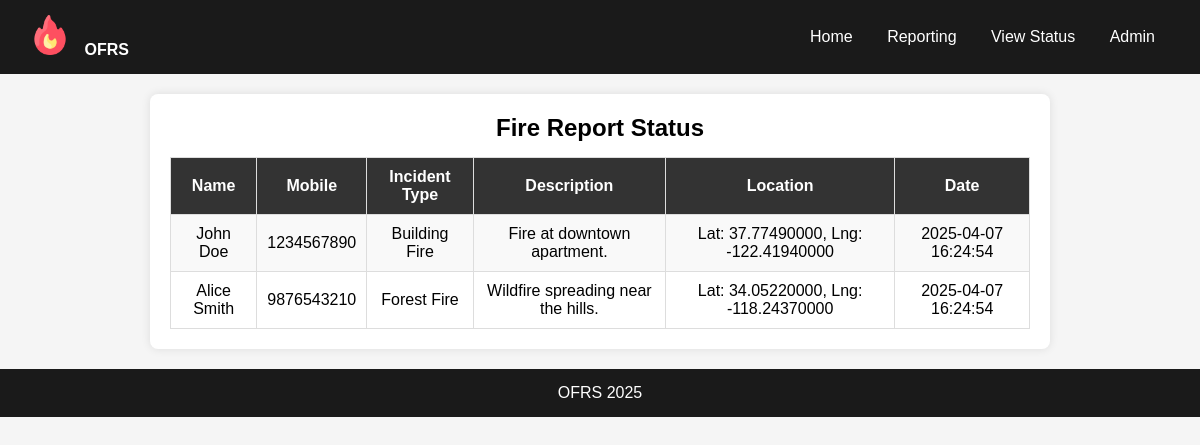
The page /status.php on the database its author committed.
### tables this page shows
CREATE TABLE reports (
    id INT AUTO_INCREMENT PRIMARY KEY,
    name VARCHAR(255) NOT NULL,
    mobile VARCHAR(20) NOT NULL,
    incident_type ENUM('Building Fire', 'Forest Fire', 'Vehicle Fire', 'Other') NOT NULL,
    description TEXT NOT NULL,
    latitude DECIMAL(10,8) NOT NULL,
    longitude DECIMAL(11,8) NOT NULL,
    created_at TIMESTAMP DEFAULT CURRENT_TIMESTAMP
);

### status.php (the view, shortened to what this page needs)
<?php
$host = 'localhost';
$user = 'root';
$pass = '';
$dbname = 'ofrs';
$conn = new mysqli($host, $user, $pass, $dbname);
$sql = "SELECT * FROM reports ORDER BY created_at DESC";
$result = $conn->query($sql);
?>
<!DOCTYPE html>
<html lang="en">
<head>
</head>
<body>
    <div class="navbar">
        <div>
            <img src="fire-icon.png" alt="Logo">
            <b>OFRS</b>
        </div>
        <div>
            <a href="index.php">Home</a>
            <a href="report.php">Reporting</a>
            <a href="status.php">View Status</a>
            <a href="admin.php">Admin</a>
        </div>
    </div>
    <div class="container">
        <h2>Fire Report Status</h2>
        <table>
            <tr>
                <th>Name</th>
                <th>Mobile</th>
                <th>Incident Type</th>
                <th>Description</th>
                <th>Location</th>
                <th>Date</th>
            </tr>
            <?php
            if ($result->num_rows > 0) {
                while ($row = $result->fetch_assoc()) {
                    echo "<tr>
                        <td>{$row['name']}</td>
                        <td>{$row['mobile']}</td>
                        <td>{$row['incident_type']}</td>
                        <td>{$row['description']}</td>
                        <td>Lat: {$row['latitude']}, Lng: {$row['longitude']}</td>
                        <td>{$row['created_at']}</td>
                    </tr>";
                }
            } else {
                echo "<tr><td colspan='6'>No records found</td></tr>";
            }
            ?>
        </table>
    </div>
    <div class="footer">
        <p>OFRS 2025</p>
    </div>
</body>
</html>

### status.php (style rules this page uses)
* { margin: 0; padding: 0; box-sizing: border-box; font-family: Arial, sans-serif; }
body { background: #f5f5f5; }
.navbar { background: #1a1a1a; color: white; padding: 15px 30px; display: flex; align-items: center; justify-content: space-between; }
.navbar img { height: 40px; margin-right: 10px; }
.navbar a { color: white; text-decoration: none; margin: 0 15px; font-size: 16px; }
.container { max-width: 900px; background: white; padding: 20px; margin: 20px auto; border-radius: 8px; box-shadow: 0px 0px 10px rgba(0, 0, 0, 0.1); text-align: center; }
.container h2 { margin-bottom: 15px; font-size: 24px; }
table { width: 100%; border-collapse: collapse; margin-top: 15px; }
th, td { border: 1px solid #ddd; padding: 10px; text-align: center; }
th { background: #333; color: white; }
tr:nth-child(even) { background: #f9f9f9; }
.footer { background: #1a1a1a; color: white; text-align: center; padding: 15px; margin-top: 20px; }

### rows shown on the page
reports: name "John Doe", mobile "1234567890", incident_type "Building Fire", description "Fire at downtown apartment.", latitude "37.77490000", longitude "-122.41940000", created_at "2025-04-07 16:24:54"
reports: name "Alice Smith", mobile "9876543210", incident_type "Forest Fire", description "Wildfire spreading near the hills.", latitude "34.05220000", longitude "-118.24370000", created_at "2025-04-07 16:24:54"
